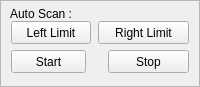
  <widget class="QFrame" name="frame12">
   <property name="geometry">
    <rect>
     <x>498</x>
     <y>305</y>
     <width>200</width>
     <height>87</height>
    </rect>
   </property>
   <property name="frameShape">
    <enum>QFrame::StyledPanel</enum>
   </property>
   <property name="frameShadow">
    <enum>QFrame::Plain</enum>
   </property>
   <widget class="QLabel" name="textLabel5">
    <property name="geometry">
     <rect>
      <x>10</x>
      <y>3</y>
      <width>81</width>
      <height>21</height>
     </rect>
    </property>
    <property name="text">
     <string>Auto Scan :</string>
    </property>
    <property name="wordWrap">
     <bool>false</bool>
    </property>
   </widget>
   <widget class="QPushButton" name="ButLimitLeft">
    <property name="geometry">
     <rect>
      <x>11</x>
      <y>21</y>
      <width>80</width>
      <height>23</height>
     </rect>
    </property>
    <property name="text">
     <string>Left Limit</string>
    </property>
   </widget>
   <widget class="QPushButton" name="ButLimitRight">
    <property name="geometry">
     <rect>
      <x>98</x>
      <y>21</y>
      <width>91</width>
      <height>23</height>
     </rect>
    </property>
    <property name="text">
     <string>Right Limit</string>
    </property>
   </widget>
   <widget class="QPushButton" name="ButStartScan">
    <property name="geometry">
     <rect>
      <x>11</x>
      <y>50</y>
      <width>75</width>
      <height>23</height>
     </rect>
    </property>
    <property name="text">
     <string>Start</string>
    </property>
   </widget>
   <widget class="QPushButton" name="butStopScan">
    <property name="geometry">
     <rect>
      <x>108</x>
      <y>50</y>
      <width>81</width>
      <height>23</height>
     </rect>
    </property>
    <property name="text">
     <string>Stop</string>
    </property>
   </widget>
  </widget>
